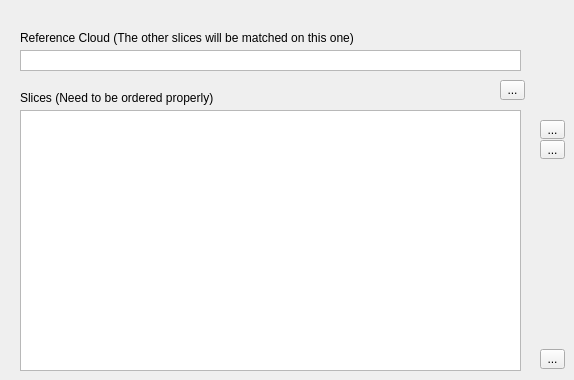
     <widget class="QWidget" name="Slices">
      <attribute name="title">
       <string>Slices</string>
      </attribute>
      <widget class="QLabel" name="label_30">
       <property name="geometry">
        <rect>
         <x>20</x>
         <y>30</y>
         <width>341</width>
         <height>16</height>
        </rect>
       </property>
       <property name="text">
        <string>Reference Cloud (The other slices will be matched on this one)</string>
       </property>
      </widget>
      <widget class="QLabel" name="label_34">
       <property name="geometry">
        <rect>
         <x>20</x>
         <y>90</y>
         <width>341</width>
         <height>16</height>
        </rect>
       </property>
       <property name="text">
        <string>Slices (Need to be ordered properly)</string>
       </property>
      </widget>
      <widget class="QToolButton" name="swapCloudsButton">
       <property name="geometry">
        <rect>
         <x>500</x>
         <y>80</y>
         <width>25</width>
         <height>20</height>
        </rect>
       </property>
       <property name="text">
        <string>...</string>
       </property>
       <property name="icon">
        <iconset resource="../qLibpointmatcher.qrc">
         <normaloff>:/CC/plugin/qLibpointmatcher/images/iconSwap.png</normaloff>:/CC/plugin/qLibpointmatcher/images/iconSwap.png</iconset>
       </property>
      </widget>
      <widget class="QToolButton" name="deleteOneSlice">
       <property name="geometry">
        <rect>
         <x>540</x>
         <y>349</y>
         <width>25</width>
         <height>20</height>
        </rect>
       </property>
       <property name="text">
        <string>...</string>
       </property>
       <property name="icon">
        <iconset resource="../qLibpointmatcher.qrc">
         <normaloff>:/CC/plugin/qLibpointmatcher/images/smallCancel.png</normaloff>:/CC/plugin/qLibpointmatcher/images/smallCancel.png</iconset>
       </property>
      </widget>
      <widget class="QToolButton" name="switchDownSliceButton">
       <property name="geometry">
        <rect>
         <x>540</x>
         <y>140</y>
         <width>25</width>
         <height>19</height>
        </rect>
       </property>
       <property name="text">
        <string>...</string>
       </property>
       <property name="icon">
        <iconset resource="../qLibpointmatcher.qrc">
         <normaloff>:/CC/plugin/qLibpointmatcher/images/down-chevron.png</normaloff>:/CC/plugin/qLibpointmatcher/images/down-chevron.png</iconset>
       </property>
      </widget>
      <widget class="QToolButton" name="switchUpSliceButton">
       <property name="enabled">
        <bool>true</bool>
       </property>
       <property name="geometry">
        <rect>
         <x>540</x>
         <y>120</y>
         <width>25</width>
         <height>19</height>
        </rect>
       </property>
       <property name="text">
        <string>...</string>
       </property>
       <property name="icon">
        <iconset resource="../qLibpointmatcher.qrc">
         <normaloff>:/CC/plugin/qLibpointmatcher/images/up-chevron.png</normaloff>:/CC/plugin/qLibpointmatcher/images/up-chevron.png</iconset>
       </property>
      </widget>
      <widget class="QListWidget" name="refCloudName">
       <property name="geometry">
        <rect>
         <x>20</x>
         <y>50</y>
         <width>501</width>
         <height>21</height>
        </rect>
       </property>
       <property name="autoScroll">
        <bool>false</bool>
       </property>
      </widget>
      <widget class="QListWidget" name="slicesCloudContainer">
       <property name="geometry">
        <rect>
         <x>20</x>
         <y>110</y>
         <width>501</width>
         <height>261</height>
        </rect>
       </property>
      </widget>
     </widget>
